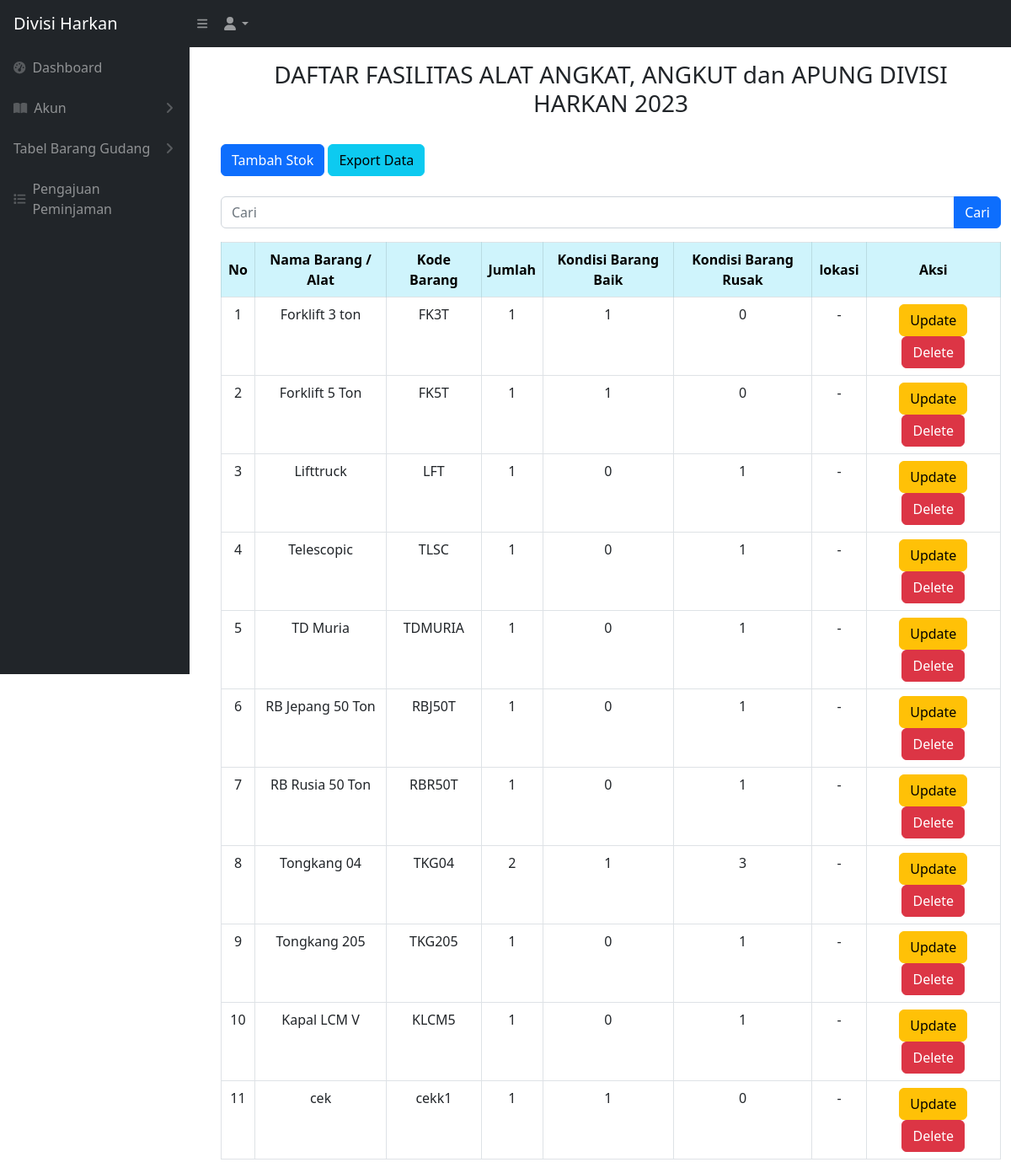
The page /angkut_apung.php (signed in) on the database its author committed.
### tables this page shows
CREATE TABLE `barang_angkut_apung` (
  `idbarang` int NOT NULL,
  `namabarang` varchar(512) NOT NULL,
  `kodebarang` varchar(100) NOT NULL,
  `jumlah` int NOT NULL,
  `baik` int NOT NULL,
  `rusak` int NOT NULL,
  `lokasi` varchar(512) NOT NULL,
  `kategori_id` int NOT NULL
);

### angkut_apung.php (the view, shortened to what this page needs)
<?php
require 'controller/koneksi.php';
$query = "SELECT * FROM barang_angkut_apung";
?>
<!DOCTYPE html>
<html lang="en">
<head>
    <link href="css/styles.css" rel="stylesheet" />
</head>
<?php include 'sidebar.php' ?>
<br>
<br>
<body>
    <main id="main-content" class="<?= isset($_GET['sidebarClosed']) ? '' : 'main-with-sidebar' ?>">
        <div class="container-fluid px-4">
            <h3 class="mt-4 text-center">DAFTAR FASILITAS ALAT ANGKAT, ANGKUT dan APUNG DIVISI HARKAN 2023</h3>
        </div>
        <br>
        <div class="container -fluid">
            <div class="card-mb-4">
                <button type="button" class="btn btn-primary" data-bs-toggle="modal" data-bs-target="#myModal">
                    Tambah Stok
                </button>
                <a href="export_angkut_apung.php" class="btn btn-info">Export Data</a>
                <br>
                <br>
                <form action="angkut_apung.php" method="GET">
                    <div class="input-group mb-3">
                        <input type="text" value="" class="form-control" placeholder="Cari" name="cari">
                        <br>
                        <button type="submit" class="btn btn-primary">Cari</button>
                    </div>
                </form>
                <div class="card-body">
                    <div class="table table-responsive">
                        <table class="table table-bordered" id="dataTable" width="100" cellspacing="0">
                            <thead>
                                <tr>
                                    <th class="table-info text-center align-middle">No</th>
                                    <th class="table-info text-center align-middle">Nama Barang / Alat</th>
                                    <th class="table-info text-center align-middle">Kode Barang</th>
                                    <th class="table-info text-center align-middle">Jumlah</th>
                                    <th class="table-info text-center align-middle">Kondisi Barang Baik</th>
                                    <th class="table-info text-center align-middle">Kondisi Barang Rusak</th>
                                    <th class="table-info text-center align-middle">lokasi</th>
                                    <th class="table-info text-center align-middle">Aksi</th>
                                </tr>
                            </thead>
                            <tbody>
                                <?php
                                $i = 1;
                                $ambilsemuadatabarang = mysqli_query($conn, $query);
                                while ($data = mysqli_fetch_array($ambilsemuadatabarang)) {
                                    $namabarang = $data['namabarang'];
                                    $kodebarang = $data['kodebarang'];
                                    $jumlah = $data['jumlah'];
                                    $barangbaik = $data['baik'];
                                    $barangrusak = $data['rusak'];
                                    $lokasi = $data['lokasi'];
                                    $idb = $data['idbarang'];
                                ?>
                                    <tr>
                                        <td style="text-align: center;"><?= $i++ ?></td>
                                        <td style="text-align: center;"><?= $namabarang ?></td>
                                        <td style="text-align: center;"><?= $kodebarang ?></td>
                                        <td style="text-align: center;"><?= $jumlah ?></td>
                                        <td style="text-align: center;"><?= $barangbaik ?></td>
                                        <td style="text-align: center;"><?= $barangrusak ?></td>
                                        <td style="text-align: center;"><?= $lokasi ?></td>
                                        <td style="text-align: center;">
                                            <button type="button" class="btn btn-warning" data-bs-toggle="modal" data-bs-target="#edit<?= $idb; ?>">
                                                Update
                                            </button>
                                            <button type="button" class="btn btn-danger" data-bs-toggle="modal" data-bs-target="#delete<?= $idb; ?>">
                                                Delete
                                            </button>
                                        </td>
                                    </tr>
                                <?php
                                };
                                ?>
                            </tbody>
                        </table>
    </main>
</body>
</html>

### sidebar.php (shortened to what this page needs)
<div class="sb-nav-fixed">
    <nav class="sb-topnav navbar navbar-expand navbar-dark bg-dark">
        <a class="navbar-brand ps-3" href="index.php">Divisi Harkan</a>
        <button class="btn btn-link btn-sm order-1 order-lg-0 me-4 me-lg-0" id="sidebarToggle" href="#"><i class="fas fa-bars"></i></button>
        <ul class="navbar-nav ms-auto ms-md-0 me-3 me-lg-4">
                <li class="nav-item dropdown">
                    <a class="nav-link dropdown-toggle" id="navbarDropdown" href="#" role="button" data-bs-toggle="dropdown" aria-expanded="false"><i class="fas fa-user fa-fw"></i></a>
                </li>
            </ul>
    </nav>
    <div id="layoutSidenav">
        <div id="layoutSidenav_nav">
            <nav class="sb-sidenav accordion sb-sidenav-dark" id="sidenavAccordion">
                <div class="sb-sidenav-menu">
                    <div class="nav">
                        <a class="nav-link" href="index.php">
                            <div class="sb-nav-link-icon"><i class="fas fa-tachometer-alt"></i></div>
                            Dashboard
                        </a>
                        <a class="nav-link collapsed" href="#" data-bs-toggle="collapse" data-bs-target="#collapsePages" aria-expanded="false" aria-controls="collapsePages">
                            <div class="sb-nav-link-icon"><i class="fas fa-book-open"></i></div>
                            Akun
                            <div class="sb-sidenav-collapse-arrow"><i class="fas fa-angle-down"></i></div>
                        </a>
                        <a class="nav-link collapsed" href="#" data-bs-toggle="collapse" data-bs-target="#pagesCollapseTabel" aria-expanded="false" aria-controls="pagesCollapseTabel">
                            Tabel Barang Gudang
                            <div class="sb-sidenav-collapse-arrow"><i class="fas fa-angle-down"></i></div>
                        </a>
                        <a class="nav-link" href="peminjaman.php">
                            <div class="sb-nav-link-icon"><i class="fa-solid fa-list"></i></div>
                            Pengajuan Peminjaman
                        </a>
                    </div>
                </div>
            </nav>
        </div>
    </div>
</div>

### rows shown on the page
barang_angkut_apung: namabarang "Forklift 3 ton", kodebarang "FK3T", jumlah "1", baik "1", rusak "0", lokasi "-"
barang_angkut_apung: namabarang "Forklift 5 Ton", kodebarang "FK5T", jumlah "1", baik "1", rusak "0", lokasi "-"
barang_angkut_apung: namabarang "Lifttruck", kodebarang "LFT", jumlah "1", baik "0", rusak "1", lokasi "-"
barang_angkut_apung: namabarang "Telescopic", kodebarang "TLSC", jumlah "1", baik "0", rusak "1", lokasi "-"
barang_angkut_apung: namabarang "TD Muria", kodebarang "TDMURIA", jumlah "1", baik "0", rusak "1", lokasi "-"
barang_angkut_apung: namabarang "RB Jepang 50 Ton", kodebarang "RBJ50T", jumlah "1", baik "0", rusak "1", lokasi "-"
barang_angkut_apung: namabarang "RB Rusia 50 Ton", kodebarang "RBR50T", jumlah "1", baik "0", rusak "1", lokasi "-"
barang_angkut_apung: namabarang "Tongkang 04", kodebarang "TKG04", jumlah "2", baik "1", rusak "3", lokasi "-"
barang_angkut_apung: namabarang "Tongkang 205", kodebarang "TKG205", jumlah "1", baik "0", rusak "1", lokasi "-"
barang_angkut_apung: namabarang "Kapal LCM V", kodebarang "KLCM5", jumlah "1", baik "0", rusak "1", lokasi "-"
barang_angkut_apung: namabarang "cek", kodebarang "cekk1", jumlah "1", baik "1", rusak "0", lokasi "-"
